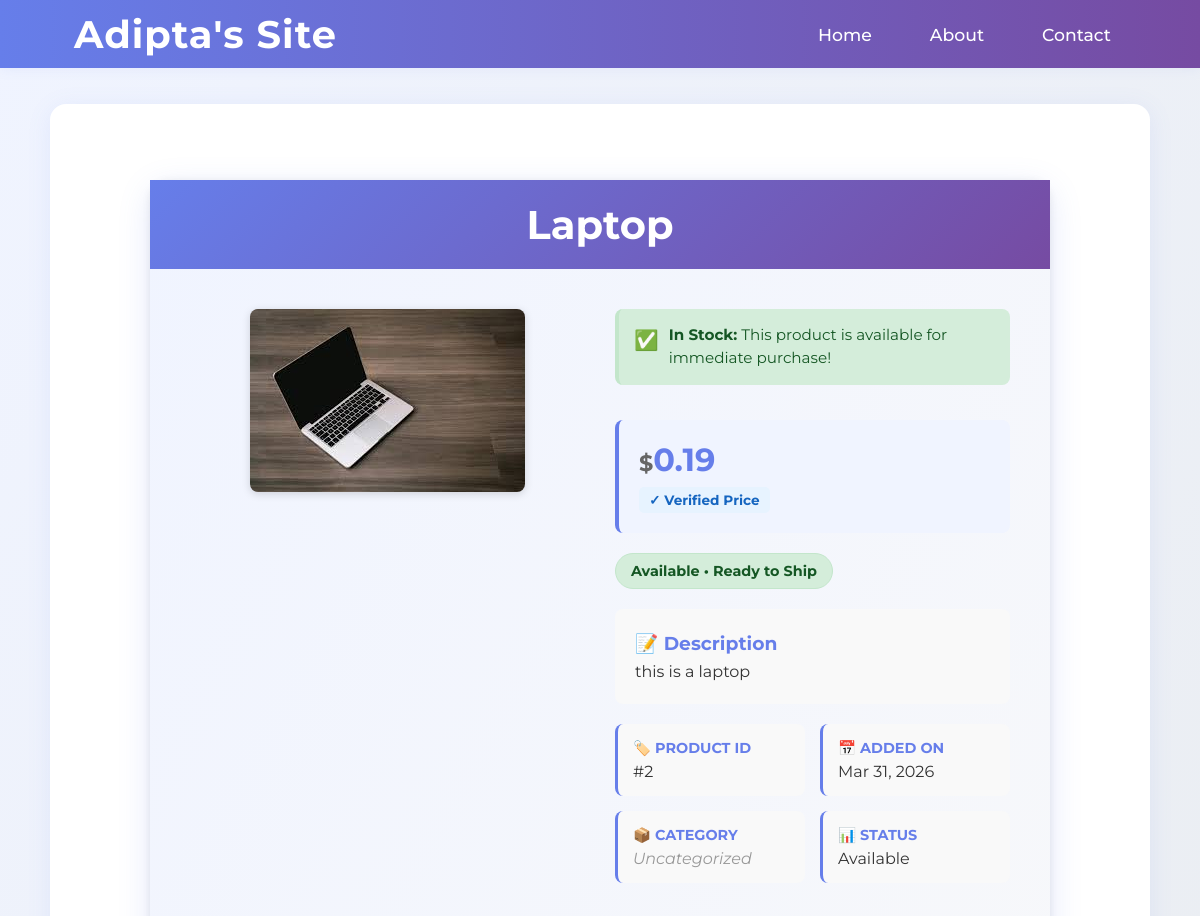
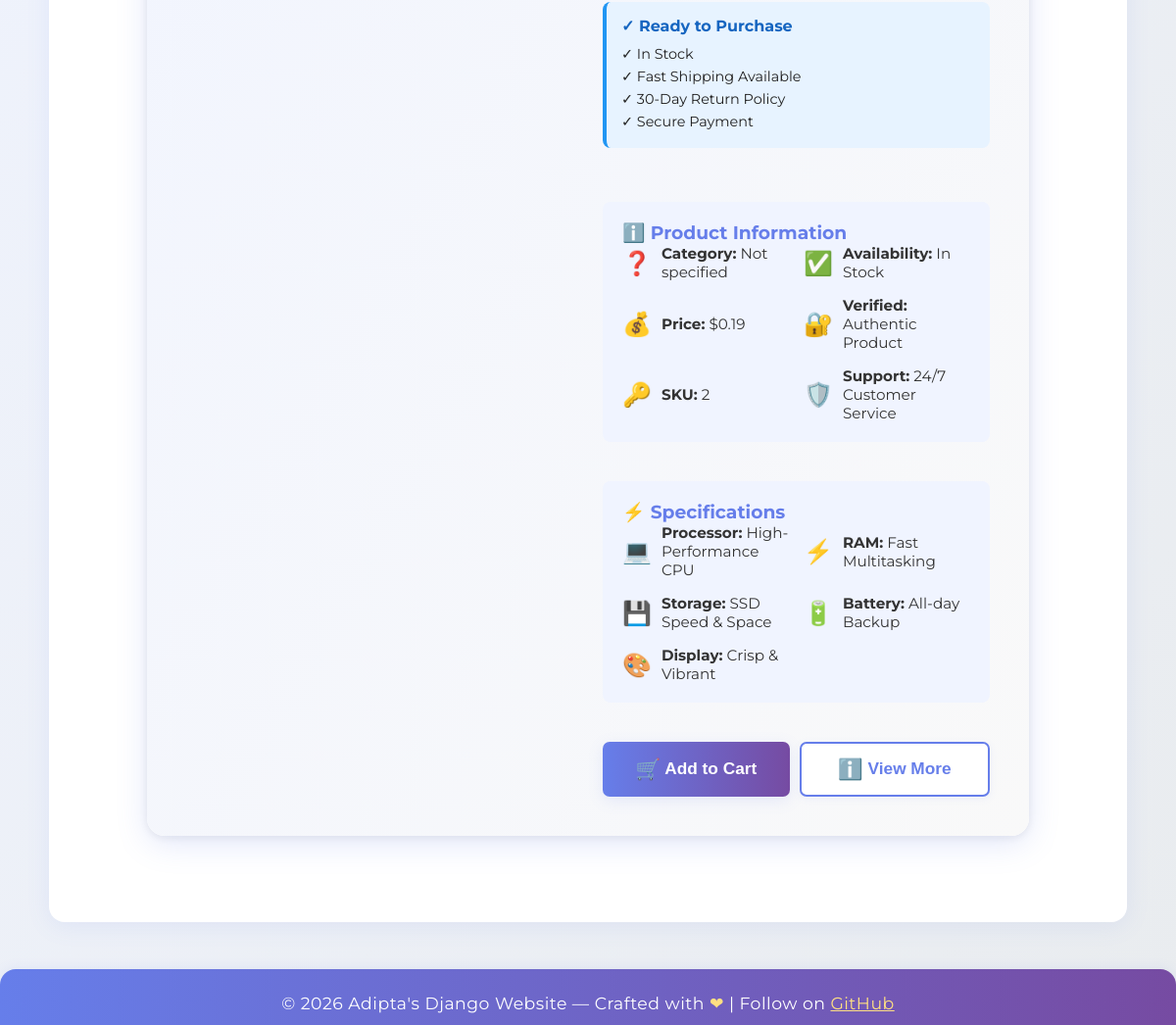
Page /newApp/product/2/ on the committed database (2 pictures, top to bottom).
### newApp/models.py (models this page shows, shortened)
class Product(models.Model):
    PRODUCT_STATUS = (
        ('available', 'Available'),
        ('unavailable', 'Unavailable'),
        ('out_of_stock', 'Out of Stock'),
        ('discontinued', 'Discontinued'),
    )
    name = models.CharField(max_length=100)
    price = models.DecimalField(max_digits=10, decimal_places=2)
    image = models.ImageField(upload_to='products/')
    description = models.TextField()
    created_at = models.DateTimeField(default=timezone.now)
    status = models.CharField(max_length=20, choices=PRODUCT_STATUS, default='available')
    specifications = models.JSONField(default=list, blank=True, help_text="Product specifications as a list of dictionaries with 'icon', 'label', and 'value' keys")

### newApp/views.py (the view)
# urls.py: path('product/<int:product_id>/', views.product_detail, name='product_detail'),
def product_detail(request, product_id):
    product = get_object_or_404(Product, id=product_id)
    return render(request, 'newApp/product.html', {'product': product})

### newApp/templates/newApp/product.html (shortened to what this page needs)
{% extends 'website/layout.html' %}
{% load static %}
{% block content %}
<div class="product-container">
    <div class="product-header">
        <h1>{{ product.name }}</h1>
    </div>
    <div class="product-content">
        <div class="product-image">
            {% if product.image %}
                <img src="{{ product.image.url }}" alt="{{ product.name }}">
            {% else %}
                <img src="https://via.placeholder.com/400x300?text=No+Image" alt="No product image">
            {% endif %}
        </div>
        <div class="product-details">
            {% if product.status == 'out_of_stock' %}
                <div class="validation-alert alert-warning">
                    <span class="alert-icon">📢</span>
                    <div class="alert-text">
                        <strong>Out of Stock:</strong> This product is currently unavailable. Please check back later or notify us for restock notifications.
                    </div>
                </div>
            {% elif product.status == 'available' %}
                <div class="validation-alert alert-success">
                    <span class="alert-icon">✅</span>
                    <div class="alert-text">
                        <strong>In Stock:</strong> This product is available for immediate purchase!
                    </div>
                </div>
            {% endif %}
            <div class="price-section">
                {% if product.price and product.price > 0 %}
                    <p class="price">
                        <span class="currency">$</span>{{ product.price|floatformat:2 }}
                    </p>
                    <span class="info-badge">✓ Verified Price</span>
                {% elif product.price == 0 %}
                    <p class="price price-invalid">⚠️ Price Not Set</p>
                    <span class="info-badge" style="background-color: #fff3cd; color: #856404;">Contact for pricing</span>
                {% else %}
                    <p class="price price-invalid">❌ Invalid Price</p>
                    <span class="info-badge" style="background-color: #f8d7da; color: #721c24;">Price information unavailable</span>
                {% endif %}
            </div>
            <div>
                {% if product.status %}
                    <span class="status-badge status-{{ product.status }}">
                        {{ product.get_status_display }} • {% if product.status == 'available' %}Ready to Ship{% else %}{{ product.status|title }}{% endif %}
                    </span>
                {% else %}
                    <span class="status-badge" style="background-color: #e2e3e5; color: #383d41;">Status Unknown</span>
                {% endif %}
            </div>
            <div class="description-section">
                <h3>📝 Description</h3>
                {% if product.description and product.description|length > 0 %}
                    <p>{{ product.description }}</p>
                {% else %}
                    <p style="font-style: italic; color: #999;">No description provided for this product. Please contact customer support for more information.</p>
                {% endif %}
            </div>
            <div class="meta-info">
                <div class="meta-item">
                    <div class="meta-label">🏷️ Product ID</div>
                    <div class="meta-value">
                        {% if product.id %}
                            #{{ product.id }}
                        {% else %}
                            <span style="color: #999; font-style: italic;">Not assigned</span>
                        {% endif %}
                    </div>
                </div>
                <div class="meta-item">
                    <div class="meta-label">📅 Added On</div>
                    <div class="meta-value">
                        {% if product.created_at %}
                            {{ product.created_at|date:"M d, Y" }}
                        {% else %}
                            <span style="color: #999; font-style: italic;">Information not available</span>
                        {% endif %}
                    </div>
                </div>
                <div class="meta-item">
                    <div class="meta-label">📦 Category</div>
                    <div class="meta-value">
                        {% if product.category %}
                            {{ product.category }}
                        {% else %}
                            <span style="color: #999; font-style: italic;">Uncategorized</span>
                        {% endif %}
                    </div>
                </div>
                <div class="meta-item">
                    <div class="meta-label">📊 Status</div>
                    <div class="meta-value">
                        {{ product.get_status_display }}
                    </div>
                </div>
            </div>
            {% if product.status == 'available' %}
                <div class="stock-info">
                    <strong>✓ Ready to Purchase</strong>
                    <p>
                        ✓ In Stock<br>
                        ✓ Fast Shipping Available<br>
                        ✓ 30-Day Return Policy<br>
                        ✓ Secure Payment
                    </p>
                </div>
            {% endif %}
            <div class="product-specs">
                <h3>ℹ️ Product Information</h3>
                <div class="specs-grid">
                    {% if product.category %}
                        <div class="spec-item">
                            <span class="spec-icon">📦</span>
                            <span class="spec-text"><strong>Category:</strong> {{ product.category }}</span>
                        </div>
                    {% else %}
                        <div class="spec-item">
                            <span class="spec-icon">❓</span>
                            <span class="spec-text"><strong>Category:</strong> Not specified</span>
                        </div>
                    {% endif %}
                    <div class="spec-item">
                        <span class="spec-icon">
                            {% if product.status == 'available' %}✅{% else %}❌{% endif %}
                        </span>
                        <span class="spec-text">
                            <strong>Availability:</strong>
                            {% if product.status == 'available' %}In Stock{% else %}{{ product.get_status_display }}{% endif %}
                        </span>
                    </div>
                    <div class="spec-item">
                        <span class="spec-icon">💰</span>
                        <span class="spec-text">
                            <strong>Price:</strong>
                            {% if product.price and product.price > 0 %}
                                ${{ product.price|floatformat:2 }}
                            {% else %}
                                Contact for pricing
                            {% endif %}
                        </span>
                    </div>
                    <div class="spec-item">
                        <span class="spec-icon">🔐</span>
                        <span class="spec-text"><strong>Verified:</strong> Authentic Product</span>
                    </div>
                    <div class="spec-item">
                        <span class="spec-icon">🔑</span>
                        <span class="spec-text">
                            <strong>SKU:</strong>
                            {% if product.id %}
                                {{ product.id }}
                            {% else %}
                                Not available
                            {% endif %}
                        </span>
                    </div>
                    <div class="spec-item">
                        <span class="spec-icon">🛡️</span>
                        <span class="spec-text"><strong>Support:</strong> 24/7 Customer Service</span>
                    </div>
                </div>
            </div>
            {% if product.specifications %}
                <div class="product-specs">
                    <h3>⚡ Specifications</h3>
                    <div class="specs-grid">
                        {% for spec in product.specifications %}
                            <div class="spec-item">
                                <span class="spec-icon">{{ spec.icon }}</span>
                                <span class="spec-text"><strong>{{ spec.label }}:</strong> {{ spec.value }}</span>
                            </div>
                        {% endfor %}
                    </div>
                </div>
            {% endif %}
            <div class="action-buttons">
                {% if product.status == 'available' and product.price and product.price > 0 %}
                    <button class="btn btn-primary" onclick="addToCart({{ product.id }})">
                        <span style="font-size:1.2em;vertical-align:middle;">🛒</span> Add to Cart
                    </button>
                {% elif product.status == 'available' and not product.price %}
                    <button class="btn btn-primary" disabled title="Price not set">
                        <span style="font-size:1.2em;vertical-align:middle;">💬</span> Contact for Price
                    </button>
                {% else %}
                    <button class="btn btn-primary" disabled title="This product is not available for purchase">
                        <span style="font-size:1.2em;vertical-align:middle;">❌</span> Unavailable
                    </button>
                {% endif %}
                <button class="btn btn-secondary" onclick="viewMoreDetails()">
                    <span style="font-size:1.2em;vertical-align:middle;">ℹ️</span> View More
                </button>
            </div>
        </div>
    </div>
</div>
{% endblock %}

### static/style.css (style rules this page uses)
* { margin: 0; padding: 0; box-sizing: border-box; }
body { background-color: #45dcdc; font-family: Arial, sans-serif; }
h1 { color: #e26e16; text-align: center; }
.status-available { background-color: #4CAF50; color: white; padding: 5px 10px; border-radius: 4px; font-size: 12px; }

### templates/website/layout.html (style rules this page uses)
body { background: linear-gradient(120deg, #f0f4ff 0%, #e9ecef 100%); font-family: 'Montserrat', Arial, sans-serif; margin: 0; min-height: 100vh; color: #222; }

### newApp/templates/newApp/product.html (style rules this page uses)
.product-container { max-width: 900px; margin: 40px auto; background: linear-gradient(120deg, #f0f4ff 0%, #f9f9f9 100%); border-radius: 18px; box-shadow: 0 8px 32px rgba(102, 126, 234, 0.18), 0 1.5px 8px rgba(0,0,0,0.08); overflow: visible; position: relative; animation: fadeInCard 0.8s cubic-bezier(.4,0,.2,1); }
.product-header { background: linear-gradient(135deg, #667eea 0%, #764ba2 100%); color: white; padding: 20px; text-align: center; }
.product-header h1 { color: white; margin: 0; font-size: 2.5em; }
.product-content { display: grid; grid-template-columns: 1fr 1fr; gap: 30px; padding: 40px; align-items: start; }
.product-image { text-align: center; }
.product-image img { max-width: 100%; height: auto; border-radius: 8px; box-shadow: 0 2px 8px rgba(0, 0, 0, 0.15); }
.product-details { display: flex; flex-direction: column; gap: 20px; }
.validation-alert { padding: 15px; border-radius: 8px; margin-bottom: 15px; border-left: 4px solid; display: flex; align-items: flex-start; gap: 10px; font-size: 0.95em; line-height: 1.5; }
.alert-success { background-color: #d4edda; border-color: #c3e6cb; color: #155724; }
.alert-icon { font-size: 1.3em; flex-shrink: 0; margin-top: 2px; }
.alert-text { flex: 1; }
.price-section { background-color: #f0f4ff; padding: 20px; border-radius: 8px; border-left: 4px solid #667eea; }
.price { font-size: 2em; font-weight: bold; color: #667eea; margin: 0; }
.currency { font-size: 0.7em; color: #666; }
.info-badge { display: inline-block; background-color: #e7f3ff; color: #1565c0; padding: 5px 10px; border-radius: 5px; font-size: 0.85em; font-weight: bold; margin-top: 8px; }
.status-badge { display: inline-block; padding: 8px 15px; border-radius: 20px; font-weight: bold; font-size: 0.9em; width: fit-content; }
.status-available { background-color: #d4edda; color: #155724; border: 1px solid #c3e6cb; }
.description-section { background-color: #f9f9f9; padding: 20px; border-radius: 8px; line-height: 1.6; color: #333; }
.description-section h3 { margin-top: 0; color: #667eea; display: flex; align-items: center; gap: 8px; }
.description-section p { margin: 0; }
.meta-info { display: grid; grid-template-columns: 1fr 1fr; gap: 15px; }
.meta-item { background-color: #f9f9f9; padding: 15px; border-radius: 8px; border-left: 3px solid #667eea; }
.meta-label { font-weight: bold; color: #667eea; font-size: 0.9em; text-transform: uppercase; margin-bottom: 5px; display: flex; align-items: center; gap: 5px; }
.meta-value { color: #333; font-size: 1em; }
.stock-info { background-color: #e7f3ff; padding: 15px; border-radius: 8px; border-left: 4px solid #2196F3; margin: 15px 0; }
.stock-info strong { color: #1565c0; }
.stock-info p { margin: 8px 0 0 0; font-size: 0.9em; line-height: 1.6; }
.action-buttons { display: flex; gap: 10px; margin-top: 20px; }
.btn { flex: 1; padding: 14px 24px; border: none; border-radius: 7px; font-size: 1.08em; font-weight: bold; cursor: pointer; transition: all 0.25s cubic-bezier(.4,0,.2,1); box-shadow: 0 2px 8px rgba(102, 126, 234, 0.08); outline: none; position: relative; overflow: hidden; }
.btn-primary { background: linear-gradient(90deg, #667eea 0%, #764ba2 100%); color: white; box-shadow: 0 4px 16px rgba(102, 126, 234, 0.13); }
.btn-secondary { background: #fff; color: #667eea; border: 2px solid #667eea; font-weight: 600; }
.product-specs { background-color: #f0f4ff; padding: 20px; border-radius: 8px; margin-top: 20px; }
.product-specs h3 { color: #667eea; margin-top: 0; display: flex; align-items: center; gap: 8px; }
.specs-grid { display: grid; grid-template-columns: 1fr 1fr; gap: 15px; }
.spec-item { display: flex; align-items: center; gap: 10px; }
.spec-icon { font-size: 1.5em; }
.spec-text { font-size: 0.95em; color: #333; }

### rows in the picture
Product: name "Laptop", image (picture), price "0.19", status "Available", description "this is a laptop", id "2", created_at "Mar 31, 2026"

### other values in the picture
{{ spec.icon }} "💻" "⚡" "💾" "🔋" "🎨"
{{ spec.label }} "Processor" "RAM" "Storage" "Battery" "Display"
{{ spec.value }} "High-Performance CPU" "Fast Multitasking" "SSD Speed & Space" "All-day Backup" "Crisp & Vibrant"
{{ now|default:2026 }} "2026"
